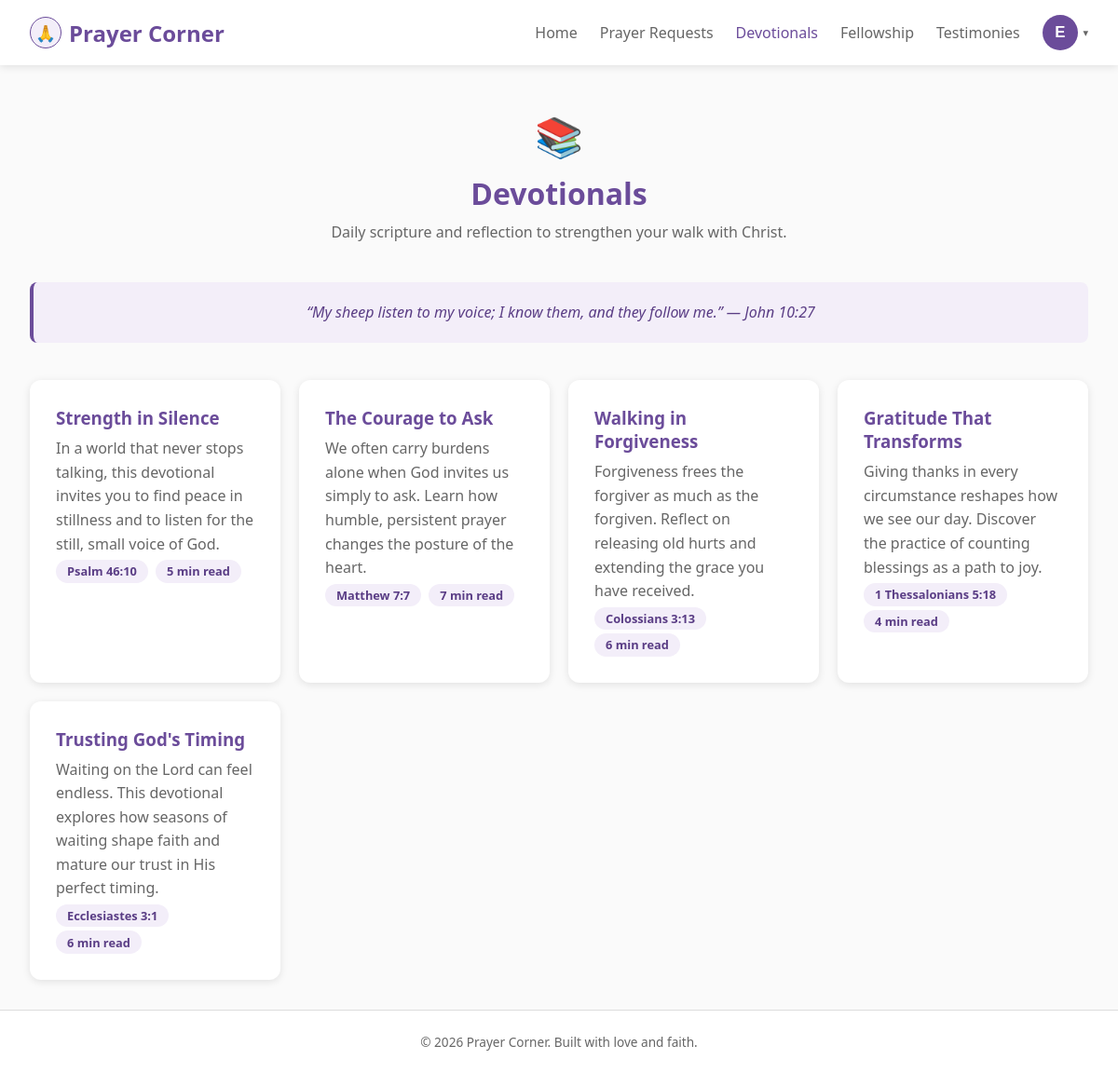
Page /devotionals.php (signed in) on the committed database.
### tables this page shows
CREATE TABLE `devotionals` (
  `id` int unsigned NOT NULL AUTO_INCREMENT,
  `title` varchar(200) NOT NULL,
  `scripture` varchar(100) NOT NULL,
  `body` text NOT NULL,
  `mins` int unsigned NOT NULL DEFAULT '5',
  `created_at` timestamp NULL DEFAULT CURRENT_TIMESTAMP,
  PRIMARY KEY (`id`)
);

### partials/verses.php (called while the page is built, shortened)
<?php
function get_daily_verse(string $page): array
{
    static $pools = null;
    if ($pools === null) {
        $pools = $GLOBALS['_verse_pools'] ?? [];
    }
    $pool = $pools[$page] ?? [];
    $index = (int) date('z') % count($pool);
    return $pool[$index];
}

### partials/helpers.php (called while the page is built, shortened)
<?php
if (!function_exists('h')) {
    function h(string $s): string
    {
        return htmlspecialchars($s, ENT_QUOTES, 'UTF-8');
    }
}

### config.php (called while the page is built, shortened)
<?php
function db(): PDO {
    static $pdo = null;
    if ($pdo === null) {
        try {
            $pdo = new PDO(
                'mysql:host=' . DB_HOST . ';port=' . DB_PORT . ';charset=utf8mb4',
                DB_USER,
                DB_PASS,
                [
                    PDO::ATTR_ERRMODE => PDO::ERRMODE_EXCEPTION,
                    PDO::ATTR_DEFAULT_FETCH_MODE => PDO::FETCH_ASSOC,
                ]
            );
            $pdo->exec('CREATE DATABASE IF NOT EXISTS `' . DB_NAME . '` CHARACTER SET utf8mb4 COLLATE utf8mb4_unicode_ci');
            $pdo->exec('USE `' . DB_NAME . '`');
            $pdo->exec(
                'CREATE TABLE IF NOT EXISTS users (
                    id INT UNSIGNED AUTO_INCREMENT PRIMARY KEY,
                    full_name VARCHAR(100) NOT NULL,
                    email VARCHAR(190) NOT NULL UNIQUE,
                    username VARCHAR(30) NOT NULL UNIQUE,
                    password_hash VARCHAR(255) NOT NULL,
                    created_at TIMESTAMP DEFAULT CURRENT_TIMESTAMP
                ) ENGINE=InnoDB'
            );
            $pdo->exec(
                'CREATE TABLE IF NOT EXISTS prayer_requests (
                    id INT UNSIGNED AUTO_INCREMENT PRIMARY KEY,
                    user_id INT UNSIGNED NOT NULL,
                    body TEXT NOT NULL,
                    created_at TIMESTAMP DEFAULT CURRENT_TIMESTAMP,
                    answered_at TIMESTAMP NULL DEFAULT NULL,
                    FOREIGN KEY (user_id) REFERENCES users(id) ON DELETE CASCADE
                ) ENGINE=InnoDB'
            );
            $pdo->exec(
                'CREATE TABLE IF NOT EXISTS prayer_requests_prayed (
                    id INT UNSIGNED AUTO_INCREMENT PRIMARY KEY,
                    prayer_request_id INT UNSIGNED NOT NULL,
                    user_id INT UNSIGNED NOT NULL,
                    created_at TIMESTAMP DEFAULT CURRENT_TIMESTAMP,
                    UNIQUE KEY (prayer_request_id, user_id),
                    FOREIGN KEY (prayer_request_id) REFERENCES prayer_requests(id) ON DELETE CASCADE,
                    FOREIGN KEY (user_id) REFERENCES users(id) ON DELETE CASCADE
                ) ENGINE=InnoDB'
            );
            $pdo->exec(
                'CREATE TABLE IF NOT EXISTS testimonies (
                    id INT UNSIGNED AUTO_INCREMENT PRIMARY KEY,
                    prayer_request_id INT UNSIGNED NOT NULL,
                    user_id INT UNSIGNED NOT NULL,
                    body TEXT NOT NULL,
                    created_at TIMESTAMP DEFAULT CURRENT_TIMESTAMP,
                    UNIQUE KEY (prayer_request_id, user_id),
                    FOREIGN KEY (prayer_request_id) REFERENCES prayer_requests(id) ON DELETE CASCADE,
                    FOREIGN KEY (user_id) REFERENCES users(id) ON DELETE CASCADE
                ) ENGINE=InnoDB'
            );
            $pdo->exec(
                'CREATE TABLE IF NOT EXISTS devotionals (
                    id INT UNSIGNED AUTO_INCREMENT PRIMARY KEY,
                    title VARCHAR(200) NOT NULL,
                    scripture VARCHAR(100) NOT NULL,
                    body TEXT NOT NULL,
                    mins INT UNSIGNED NOT NULL DEFAULT 5,
                    created_at TIMESTAMP DEFAULT CURRENT_TIMESTAMP
                ) ENGINE=InnoDB'
            );
            $pdo->exec(
                'CREATE TABLE IF NOT EXISTS fellowship_events (
                    id INT UNSIGNED AUTO_INCREMENT PRIMARY KEY,
                    title VARCHAR(200) NOT NULL,
                    schedule VARCHAR(200) NOT NULL,
                    location VARCHAR(200) NOT NULL,
                    body TEXT NOT NULL,
                    created_at TIMESTAMP DEFAULT CURRENT_TIMESTAMP
                ) ENGINE=InnoDB'
            );
        } catch (PDOException $e) {
            http_response_code(500);
            error_log('[Prayer Corner] DB error: ' . $e->getMessage());
            die('Database connection failed. Check that WAMP MySQL is running and try again.');
        }
    }
    return $pdo;
}
require_once __DIR__ . '/partials/helpers.php';

### devotionals.php (the view, shortened to what this page needs)
<?php
require_once __DIR__ . '/config.php';
require_once __DIR__ . '/partials/verses.php';
$devotionals = db()->query('SELECT * FROM devotionals ORDER BY id')->fetchAll();
?>
<!DOCTYPE html>
<html lang="en">
<head>
  <link rel="stylesheet" href="styles.css?v=2">
</head>
<body>
  <?php
  require __DIR__ . '/partials/nav.php';
  ?>
  <main class="subpage">
    <div class="subpage-header">
      <div class="subpage-icon">&#128218;</div>
      <h1>Devotionals</h1>
      <p>Daily scripture and reflection to strengthen your walk with Christ.</p>
    </div>
    <div class="verse-banner">
      <?php $v = get_daily_verse('devotionals'); ?>&ldquo;<?php echo h($v['text']); ?>&rdquo; &mdash; <?php echo h($v['ref']); ?>
    </div>
    <section class="features">
      <?php foreach ($devotionals as $d): ?>
      <div class="feature-card">
        <h3><?php echo htmlspecialchars($d['title']); ?></h3>
        <p style="line-height: 1.6;"><?php echo htmlspecialchars($d['body']); ?></p>
        <div>
          <span class="tag"><?php echo htmlspecialchars($d['scripture']); ?></span>
          <span class="tag"><?php echo (int)$d['mins']; ?> min read</span>
        </div>
      </div>
      <?php endforeach; ?>
    </section>
  </main>
  <?php require __DIR__ . '/partials/footer.php'; ?>
</body>
</html>

### styles.css (style rules this page uses)
* { margin: 0; padding: 0; box-sizing: border-box; }
:root { --primary: #6b4c9a; --primary-dark: #5a3d85; --primary-light: #f3eef9; --text: #333; --text-light: #666; --bg: #fafafa; --white: #ffffff; --border: #ddd; --shadow: 0 2px 8px rgba(0, 0, 0, 0.1); }
body { font-family: 'Segoe UI', Tahoma, Geneva, Verdana, sans-serif; background-color: var(--bg); color: var(--text); min-height: 100vh; display: flex; flex-direction: column; }
.features { display: grid; grid-template-columns: repeat(4, 1fr); gap: 1.25rem; margin-top: 4rem; padding: 0; }
.subpage .features { margin-top: 2.5rem; }
.feature-card { background: var(--white); border-radius: 12px; padding: 1.75rem; box-shadow: var(--shadow); transition: transform 0.2s; }
.feature-card h3 { color: var(--primary); margin-bottom: 0.5rem; }
.feature-card p { color: var(--text-light); line-height: 1.6; }
@media (max-width: 1200px) { .features { grid-template-columns: repeat(4, 1fr); } }
.subpage { flex: 1; padding: 3rem 2rem 2rem; max-width: 1200px; margin: 0 auto; }
.subpage-header { text-align: center; margin-bottom: 2.5rem; }
.subpage-header .subpage-icon { font-size: 2.6rem; margin-bottom: 0.75rem; }
.subpage-header h1 { color: var(--primary); font-size: 2rem; margin-bottom: 0.5rem; }
.subpage-header p { color: var(--text-light); max-width: 560px; margin: 0 auto; line-height: 1.6; }
.verse-banner { background-color: var(--primary-light); border-left: 4px solid var(--primary); border-radius: 8px; padding: 1.25rem 1.5rem; margin-bottom: 2rem; font-style: italic; color: var(--primary-dark); line-height: 1.6; text-align: center; }
.tag { display: inline-block; background-color: var(--primary-light); color: var(--primary-dark); border-radius: 20px; padding: 0.2rem 0.75rem; font-size: 0.8rem; font-weight: 600; margin: 0.25rem 0.25rem 0 0; }

### rows in the picture
devotionals: title "Strength in Silence", body "In a world that never stops talking, this devotional invites you to find peace in stillness and to listen for the still, small voice of God.", scripture "Psalm 46:10", mins "5"
devotionals: title "The Courage to Ask", body "We often carry burdens alone when God invites us simply to ask. Learn how humble, persistent prayer changes the posture of the heart.", scripture "Matthew 7:7", mins "7"
devotionals: title "Walking in Forgiveness", body "Forgiveness frees the forgiver as much as the forgiven. Reflect on releasing old hurts and extending the grace you have received.", scripture "Colossians 3:13", mins "6"
devotionals: title "Gratitude That Transforms", body "Giving thanks in every circumstance reshapes how we see our day. Discover the practice of counting blessings as a path to joy.", scripture "1 Thessalonians 5:18", mins "4"
devotionals: title "Trusting God's Timing", body "Waiting on the Lord can feel endless. This devotional explores how seasons of waiting shape faith and mature our trust in His perfect timing.", scripture "Ecclesiastes 3:1", mins "6"

### other values in the picture
$label "Home Prayer Requests Devotionals Fellowship Testimonies"
$user_initial "E"
$v['text'] "My sheep listen to my voice; I know them, and they follow me."
$v['ref'] "John 10:27"
